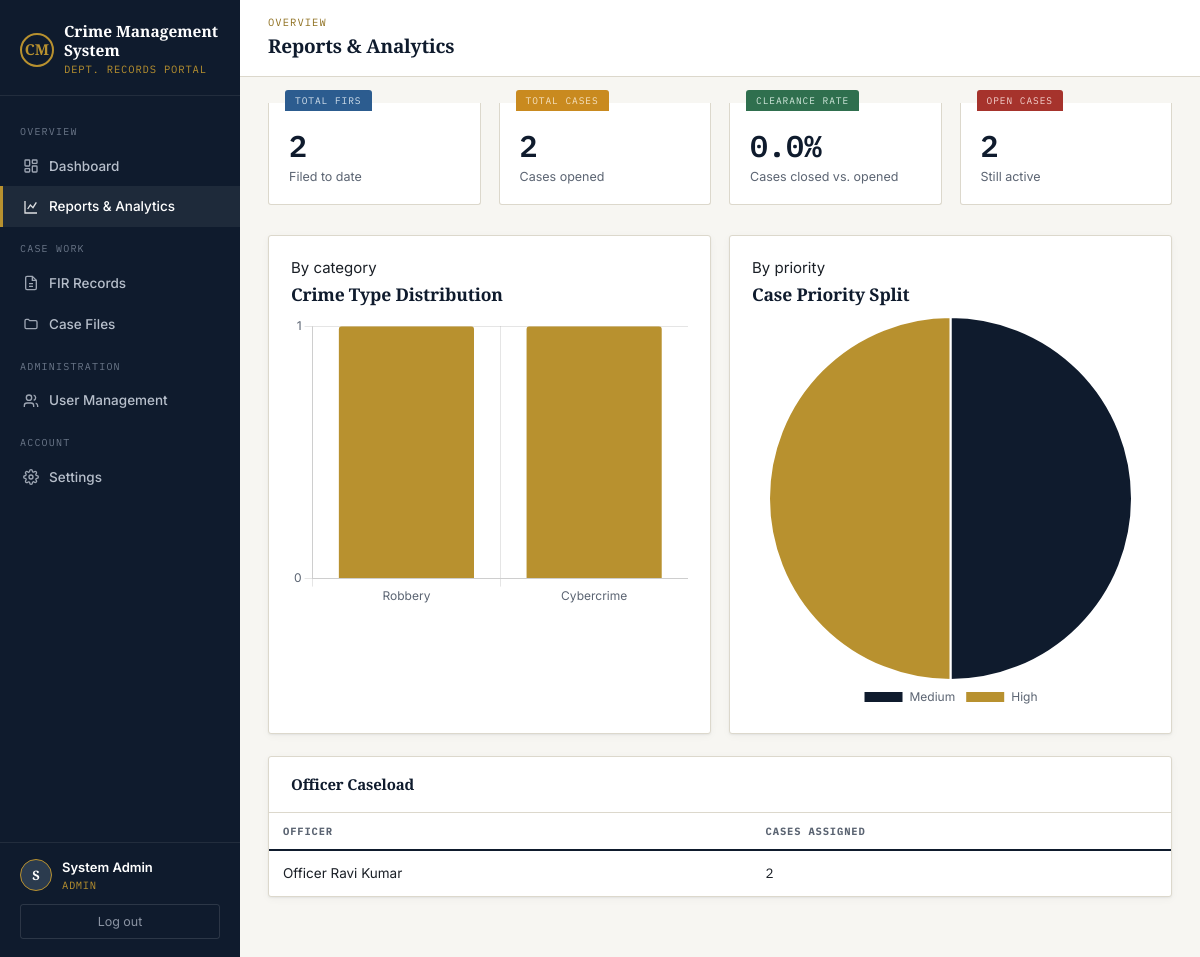
The app's page /reports (signed in) with its own data.
### models.py (models this page shows, shortened)
class User(db.Model, UserMixin):
    __tablename__ = "users"
    id = db.Column(db.Integer, primary_key=True)
    name = db.Column(db.String(120), nullable=False)
    username = db.Column(db.String(80), unique=True, nullable=False)
    email = db.Column(db.String(120), unique=True, nullable=True)
    password_hash = db.Column(db.String(255), nullable=False)
    role = db.Column(db.String(20), nullable=False, default="officer")  # admin | officer
    badge_number = db.Column(db.String(40), unique=True, nullable=True)
    phone = db.Column(db.String(20), nullable=True)
    is_active_user = db.Column(db.Boolean, default=True)
    created_at = db.Column(db.DateTime, default=datetime.utcnow)
    cases_assigned = db.relationship("Case", backref="officer", lazy=True,
                                      foreign_keys="Case.officer_id")
    @property
    def is_admin(self):
        return self.role == "admin"

### app.py (the view)
@app.route("/reports")
@login_required
def reports():
    total_firs = FIR.query.count()
    total_cases = Case.query.count()
    closed_cases = Case.query.filter_by(status="Closed").count()
    open_cases = Case.query.filter(Case.status != "Closed").count()
    crime_type_counts = dict(Counter([f.crime_type for f in FIR.query.all()]))
    status_counts = dict(Counter([c.status for c in Case.query.all()]))
    priority_counts = dict(Counter([c.priority for c in Case.query.all()]))
    officer_load = Counter()
    for c in Case.query.filter(Case.officer_id.isnot(None)).all():
        officer_load[c.officer.name] += 1
    clearance_rate = round((closed_cases / total_cases * 100), 1) if total_cases else 0
    return render_template(
        "reports.html",
        total_firs=total_firs,
        total_cases=total_cases,
        closed_cases=closed_cases,
        open_cases=open_cases,
        crime_type_counts=crime_type_counts,
        status_counts=status_counts,
        priority_counts=priority_counts,
        officer_load=dict(officer_load),
        clearance_rate=clearance_rate,
    )

### app.py (called while the page is built)
@login_manager.user_loader
def load_user(user_id):
    return db.session.get(User, int(user_id))

@app.context_processor
def inject_globals():
    return {"now": datetime.utcnow()}

### templates/reports.html (shortened to what this page needs)
{% extends "base.html" %}
{% block eyebrow %}Overview{% endblock %}
{% block page_title %}Reports &amp; Analytics{% endblock %}
{% block content %}
<div class="grid grid-4" style="margin-bottom:30px;">
  <div class="stat-card accent-blue" data-tab="Total FIRs"><div class="stat-figure">{{ total_firs }}</div><div class="stat-label">Filed to date</div></div>
  <div class="stat-card accent-amber" data-tab="Total Cases"><div class="stat-figure">{{ total_cases }}</div><div class="stat-label">Cases opened</div></div>
  <div class="stat-card accent-green" data-tab="Clearance Rate"><div class="stat-figure">{{ clearance_rate }}%</div><div class="stat-label">Cases closed vs. opened</div></div>
  <div class="stat-card accent-red" data-tab="Open Cases"><div class="stat-figure">{{ open_cases }}</div><div class="stat-label">Still active</div></div>
</div>
<div class="grid grid-2" style="margin-bottom:22px;">
  <div class="card card-pad">
    <span class="eyebrow">By category</span>
    <h3 style="margin-top:2px;">Crime Type Distribution</h3>
    <canvas id="crimeTypeChart" height="220"></canvas>
  </div>
  <div class="card card-pad">
    <span class="eyebrow">By priority</span>
    <h3 style="margin-top:2px;">Case Priority Split</h3>
    <canvas id="priorityChart" height="220"></canvas>
  </div>
</div>
<div class="card">
  <div class="card-head"><h3>Officer Caseload</h3></div>
  <div class="table-wrap">
    <table>
      <thead><tr><th>Officer</th><th>Cases Assigned</th></tr></thead>
      <tbody>
        {% for name, count in officer_load.items() %}
        <tr><td>{{ name }}</td><td class="mono">{{ count }}</td></tr>
        {% else %}
        <tr><td colspan="2"><div class="empty-state">No cases assigned to officers yet.</div></td></tr>
        {% endfor %}
      </tbody>
    </table>
  </div>
</div>
{% endblock %}
{% block scripts %}
<script>
Chart.defaults.font.family = "'Inter', sans-serif";
Chart.defaults.color = '#5B6472';
const palette = ['#0F1B2D', '#B8912F', '#2C5C8F', '#C98A1F', '#2F6F4E', '#A6332C', '#6B4FA0', '#8B94A3'];
new Chart(document.getElementById('crimeTypeChart'), {
  type: 'bar',
  data: {
    labels: {{ crime_type_counts.keys()|list|tojson }},
    datasets: [{ data: {{ crime_type_counts.values()|list|tojson }}, backgroundColor: '#B8912F', borderRadius: 3 }]
  },
  options: { plugins: { legend: { display: false } }, scales: { y: { beginAtZero: true, ticks: { precision: 0 } } } }
});
new Chart(document.getElementById('priorityChart'), {
  type: 'pie',
  data: {
    labels: {{ priority_counts.keys()|list|tojson }},
    datasets: [{ data: {{ priority_counts.values()|list|tojson }}, backgroundColor: palette, borderWidth: 2, borderColor: '#fff' }]
  },
  options: { plugins: { legend: { position: 'bottom' } } }
});
</script>
{% endblock %}

### templates/base.html (shortened to what this page needs)
<!DOCTYPE html>
<html lang="en">
<head>
<link rel="stylesheet" href="{{ url_for('static', filename='css/style.css') }}">
</head>
<body>
<div class="app-shell">
  <aside class="sidebar" id="sidebar">
    <div class="sidebar-brand">
      <div class="sidebar-brand-row">
        <span class="badge-mark">CM</span>
        <div>
          <div class="name">Crime Management<br>System</div>
          <div class="sub">Dept. Records Portal</div>
        </div>
      </div>
    </div>
    <nav class="sidebar-nav">
      <div class="nav-group-label">Overview</div>
      <a href="{{ url_for('dashboard') }}" class="nav-tab {{ 'active' if request.endpoint == 'dashboard' }}">
        <svg viewBox="0 0 24 24" fill="none" stroke="currentColor" stroke-width="2"><rect x="3" y="3" width="7" height="9" rx="1"/><rect x="14" y="3" width="7" height="5" rx="1"/><rect x="14" y="12" width="7" height="9" rx="1"/><rect x="3" y="16" width="7" height="5" rx="1"/></svg>
        Dashboard
      </a>
      <a href="{{ url_for('reports') }}" class="nav-tab {{ 'active' if request.endpoint == 'reports' }}">
        <svg viewBox="0 0 24 24" fill="none" stroke="currentColor" stroke-width="2"><path d="M3 3v18h18"/><path d="M7 15l4-6 4 4 5-8"/></svg>
        Reports &amp; Analytics
      </a>
      <div class="nav-group-label">Case Work</div>
      <a href="{{ url_for('fir_list') }}" class="nav-tab {{ 'active' if request.endpoint in ['fir_list','fir_new','fir_detail','fir_edit'] }}">
        <svg viewBox="0 0 24 24" fill="none" stroke="currentColor" stroke-width="2"><path d="M14 2H6a2 2 0 0 0-2 2v16a2 2 0 0 0 2 2h12a2 2 0 0 0 2-2V8z"/><path d="M14 2v6h6"/><path d="M9 13h6M9 17h6"/></svg>
        FIR Records
      </a>
      <a href="{{ url_for('case_list') }}" class="nav-tab {{ 'active' if request.endpoint in ['case_list','case_detail'] }}">
        <svg viewBox="0 0 24 24" fill="none" stroke="currentColor" stroke-width="2"><path d="M3 7a2 2 0 0 1 2-2h3l2 2h9a2 2 0 0 1 2 2v8a2 2 0 0 1-2 2H5a2 2 0 0 1-2-2z"/></svg>
        Case Files
      </a>
      {% if current_user.is_authenticated and current_user.is_admin %}
      <div class="nav-group-label">Administration</div>
      <a href="{{ url_for('user_list') }}" class="nav-tab {{ 'active' if request.endpoint in ['user_list','user_new','user_edit'] }}">
        <svg viewBox="0 0 24 24" fill="none" stroke="currentColor" stroke-width="2"><path d="M16 21v-2a4 4 0 0 0-4-4H6a4 4 0 0 0-4 4v2"/><circle cx="9" cy="7" r="4"/><path d="M22 21v-2a4 4 0 0 0-3-3.87"/><path d="M16 3.13a4 4 0 0 1 0 7.75"/></svg>
        User Management
      </a>
      {% endif %}
      <div class="nav-group-label">Account</div>
      <a href="{{ url_for('settings') }}" class="nav-tab {{ 'active' if request.endpoint == 'settings' }}">
        Settings
      </a>
    </nav>
    {% if current_user.is_authenticated %}
    <div class="sidebar-foot">
      <div class="sidebar-user">
        <span class="avatar-circle">{{ current_user.name[:1] }}</span>
        <div>
          <div class="u-name">{{ current_user.name }}</div>
          <div class="u-role">{{ current_user.role }}</div>
        </div>
      </div>
      <a href="{{ url_for('logout') }}" class="logout-link">Log out</a>
    </div>
    {% endif %}
  </aside>
  <div class="main-area">
    <header class="topbar">
      <div style="display:flex; align-items:center; gap:14px;">
        <div>
          <div class="eyebrow">{% block eyebrow %}Records Portal{% endblock %}</div>
          <h1>{% block page_title %}Dashboard{% endblock %}</h1>
        </div>
      </div>
    </header>
    <div class="content">
      {% block content %}{% endblock %}
    </div>
  </div>
</div>
{% block scripts %}{% endblock %}
</body>
</html>

### records on screen
User: name "S", name "System Admin", role "ADMIN"
User: name "Officer Ravi Kumar", id "2"

### other values on screen
{{ total_firs }} "2"
{{ total_cases }} "2"
{{ clearance_rate }} "0.0"
{{ open_cases }} "2"
chart data {{ crime_type_counts.keys()|list|tojson }} ["Robbery", "Cybercrime"]
chart data {{ crime_type_counts.values()|list|tojson }} [1, 1]
chart data {{ priority_counts.keys()|list|tojson }} ["Medium", "High"]
chart data {{ priority_counts.values()|list|tojson }} [1, 1]
